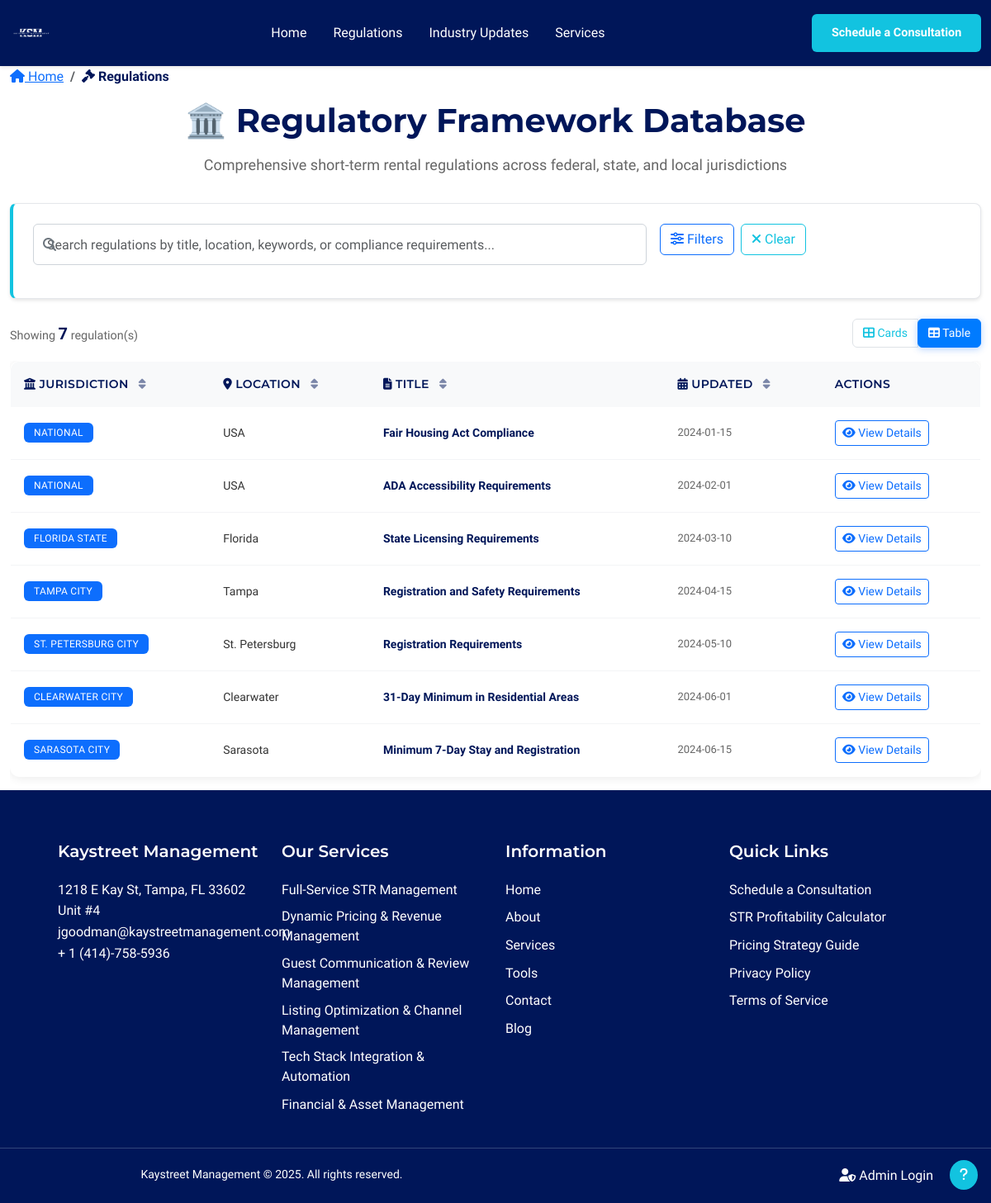
The page /regulations on the database its author committed.
### models.py (models this page shows, shortened)
class Regulation(db.Model):
    __tablename__ = 'regulations'
    id = db.Column(db.Integer, primary_key=True)
    jurisdiction = db.Column(db.String(100), nullable=False)  # Jurisdiction (combines level and location)
    jurisdiction_level = db.Column(db.String(20), nullable=False, default='Local')  # National, State, Local
    location = db.Column(db.String(100), nullable=False)  # Location
    title = db.Column(db.String(200), nullable=False)  # Title
    last_updated = db.Column(db.DateTime, default=datetime.utcnow)  # Last Updated
    overview = db.Column(db.Text, nullable=True)  # Overview - formatted content
    detailed_requirements = db.Column(db.Text, nullable=True)  # Detailed Requirements - formatted content
    compliance_steps = db.Column(db.Text, nullable=True)  # Compliance Steps - formatted content
    required_forms = db.Column(db.Text, nullable=True)  # Required Forms - formatted content
    penalties_non_compliance = db.Column(db.Text, nullable=True)  # Penalties for Non Compliance - formatted content
    recent_changes = db.Column(db.Text, nullable=True)  # Recent Changes - formatted content
    created_at = db.Column(db.DateTime, default=datetime.utcnow)
    updated_at = db.Column(db.DateTime, default=datetime.utcnow, onupdate=datetime.utcnow)

### app/blueprints/main.py (the view)
@main_bp.route('/regulations')
def regulations():
    try:
        logger.info("DEBUG: Starting regulations route")
        from models import Regulation
        regulations = Regulation.query.all()
        logger.info(f"DEBUG: Found {len(regulations)} regulations in database")
        from app.services.regulation_service import RegulationService
        filter_options = RegulationService.get_filter_options()
        return render_template('regulations.html',
                             regulations=regulations,
                             all_jurisdictions=filter_options.get('jurisdiction_levels', ['National', 'State', 'Local']),
                             all_locations=filter_options.get('locations', []),
                             all_categories=filter_options.get('categories', []),
                             current_jurisdiction='',
                             current_location='',
                             current_category='',
                             current_search='',
                             saved_searches=[])
    except Exception as e:
        logger.error(f"Error loading regulations: {str(e)}", exc_info=True)
        flash('Error loading regulations. Please try again later.', 'error')
        return render_template('regulations.html',
                             regulations=[],
                             all_jurisdictions=['National', 'State', 'Local'],
                             all_locations=[],
                             all_categories=[],
                             current_jurisdiction='',
                             current_location='',
                             current_category='',
                             current_search='',
                             saved_searches=[])

### templates/regulations.html (shortened to what this page needs)
{% extends "base.html" %}
{% block content %}
<div class="container-fluid">
    <nav aria-label="breadcrumb" class="mb-3">
        <ol class="breadcrumb">
            <li class="breadcrumb-item">
                <a href="{{ url_for('main.index') }}"><i class="fas fa-home"></i> Home</a>
            </li>
            <li class="breadcrumb-item active" aria-current="page">
                <i class="fas fa-gavel"></i> Regulations
            </li>
        </ol>
    </nav>
    <div class="text-center mb-4">
        <h1 class="regulations-title">🏛️ Regulatory Framework Database</h1>
        <p class="regulations-subtitle text-muted">
            Comprehensive short-term rental regulations across federal, state, and local jurisdictions
        </p>
    </div>
    <div class="regulations-filter-section mb-4">
        <div class="filter-card">
            <div class="filter-body">
                <div class="row g-3 mb-3">
                    <div class="col-lg-8">
                        <div class="position-relative">
                            <input type="text"
                                   class="form-control regulations-search-input"
                                   id="searchInput"
                                   placeholder="Search regulations by title, location, keywords, or compliance requirements..."
                                   value="{{ current_search }}"
                                   autocomplete="off">
                        </div>
                    </div>
                    <div class="col-lg-4">
                        <div class="d-flex gap-2">
                            <button class="btn btn-outline-primary" onclick="toggleAdvancedFilters()">
                                <i class="fas fa-sliders-h"></i> Filters
                            </button>
                            <button class="btn btn-outline-secondary" id="clearFiltersBtn" onclick="clearAllFilters()">
                                <i class="fas fa-times"></i> Clear
                            </button>
                        </div>
                    </div>
                </div>
            </div>
        </div>
    </div>
    <div class="d-flex justify-content-between align-items-center mb-3">
        <div class="results-count">
            <span class="text-muted">Showing</span>
            <strong id="resultCount">{{ regulations|length }}</strong>
            <span class="text-muted">regulation(s)</span>
        </div>
        <div class="view-options">
            <div class="btn-group btn-group-sm" role="group">
                <button type="button" class="btn btn-outline-secondary" data-view="cards" id="cardsViewBtn">
                    <i class="fas fa-th-large"></i> Cards
                </button>
                <button type="button" class="btn btn-outline-secondary active" data-view="table" id="tableViewBtn">
                    <i class="fas fa-table"></i> Table
                </button>
            </div>
        </div>
    </div>
    <div class="regulations-container" id="regulationsContainer">
        <div class="table-view" id="tableView">
            <div class="table-responsive">
                <table class="table table-hover regulations-table" id="regulationsTable">
                    <thead>
                        <tr>
                            <th class="sortable" data-sort="jurisdiction">
                                <i class="fas fa-university"></i> Jurisdiction
                                <i class="fas fa-sort sort-icon"></i>
                            </th>
                            <th class="sortable" data-sort="location">
                                <i class="fas fa-map-marker-alt"></i> Location
                                <i class="fas fa-sort sort-icon"></i>
                            </th>
                            <th class="sortable" data-sort="title">
                                <i class="fas fa-file-text"></i> Title
                                <i class="fas fa-sort sort-icon"></i>
                            </th>
                            <th class="sortable" data-sort="last_updated">
                                <i class="fas fa-calendar-alt"></i> Updated
                                <i class="fas fa-sort sort-icon"></i>
                            </th>
                            <th>Actions</th>
                        </tr>
                    </thead>
                    <tbody id="regulationsTableBody">
                        {% for regulation in regulations %}
                        <tr class="regulation-row" data-regulation-id="{{ regulation.id }}">
                            <td>
                                <span class="badge bg-primary">
                                    {{ regulation.jurisdiction }}
                                </span>
                            </td>
                            <td class="location-cell">{{ regulation.location }}</td>
                            <td class="title-cell">
                                <a href="{{ url_for('main.regulation_detail', regulation_id=regulation.id) }}"
                                   class="regulation-title-link text-decoration-none">
                                    {{ regulation.title }}
                                </a>
                            </td>
                            <td class="date-cell">
                                {{ regulation.last_updated.strftime('%Y-%m-%d') if regulation.last_updated else 'N/A' }}
                            </td>
                            <td>
                                <a href="{{ url_for('main.regulation_detail', regulation_id=regulation.id) }}"
                                   class="btn btn-sm btn-outline-primary">
                                    <i class="fas fa-eye"></i> View Details
                                </a>
                            </td>
                        </tr>
                        {% endfor %}
                    </tbody>
                </table>
            </div>
        </div>
    </div>
</div>
<div class="position-fixed bottom-0 end-0 p-3" style="z-index: 1000;">
    <button class="btn btn-primary rounded-circle" data-bs-toggle="modal" data-bs-target="#helpModal" title="Help">
        <i class="fas fa-question"></i>
    </button>
</div>
{% endblock %}

### rows shown on the page
Regulation: jurisdiction "NATIONAL", location "USA", title "Fair Housing Act Compliance", last_updated "2024-01-15"
Regulation: jurisdiction "NATIONAL", location "USA", title "ADA Accessibility Requirements", last_updated "2024-02-01"
Regulation: jurisdiction "FLORIDA STATE", location "Florida", title "State Licensing Requirements", last_updated "2024-03-10"
Regulation: jurisdiction "TAMPA CITY", location "Tampa", title "Registration and Safety Requirements", last_updated "2024-04-15"
Regulation: jurisdiction "ST. PETERSBURG CITY", location "St. Petersburg", title "Registration Requirements", last_updated "2024-05-10"
Regulation: jurisdiction "CLEARWATER CITY", location "Clearwater", title "31-Day Minimum in Residential Areas", last_updated "2024-06-01"
Regulation: jurisdiction "SARASOTA CITY", location "Sarasota", title "Minimum 7-Day Stay and Registration", last_updated "2024-06-15"

### other values the page prints
{{ regulations|length }} "7"
